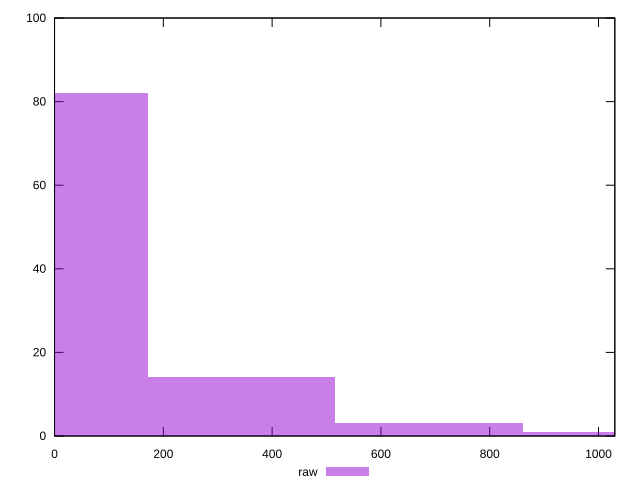

This chart was generated by the following gnuplot code:
reset

$raw <<EOF
1032.359258983688 1
344.1197529945627 14
0 82
688.2395059891254 3
EOF

set key outside below
set boxwidth 344.1197529945627
set xrange [0:1030]
set yrange [0:100]
set trange [0:100]
set style fill transparent solid 0.5 noborder
set terminal svg size 640, 490 enhanced background rgb 'white'
set output "report/report_00029_2021-02-24T13-36-40.390Z/uses-http2/samples/astro/raw/histogram.svg"

plot $raw title "raw" with boxes

reset
